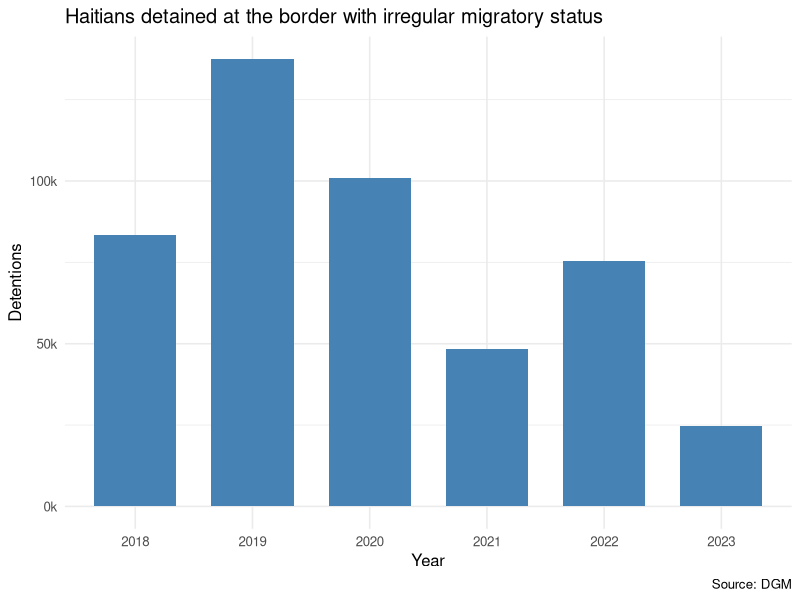
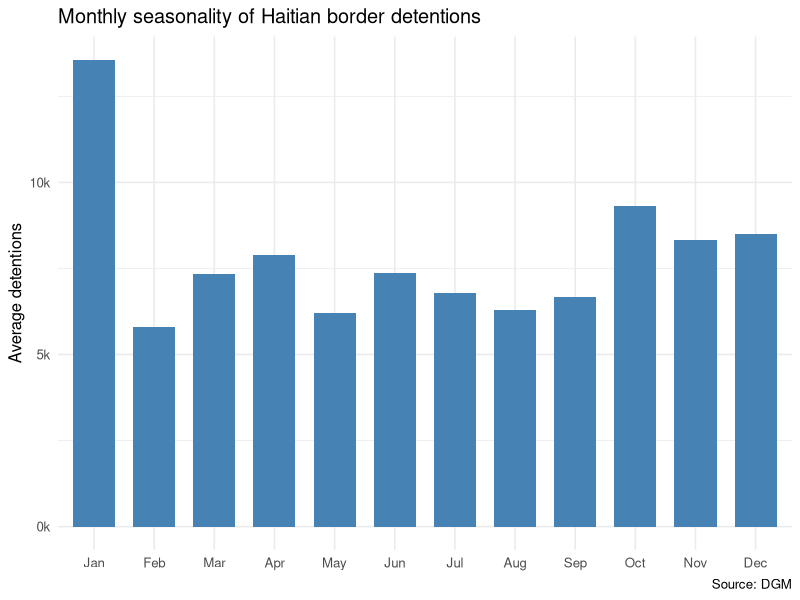
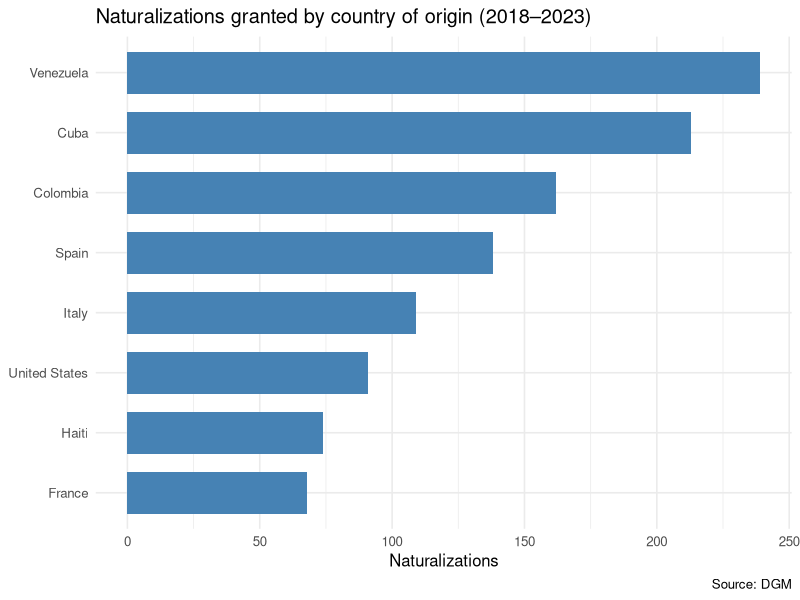
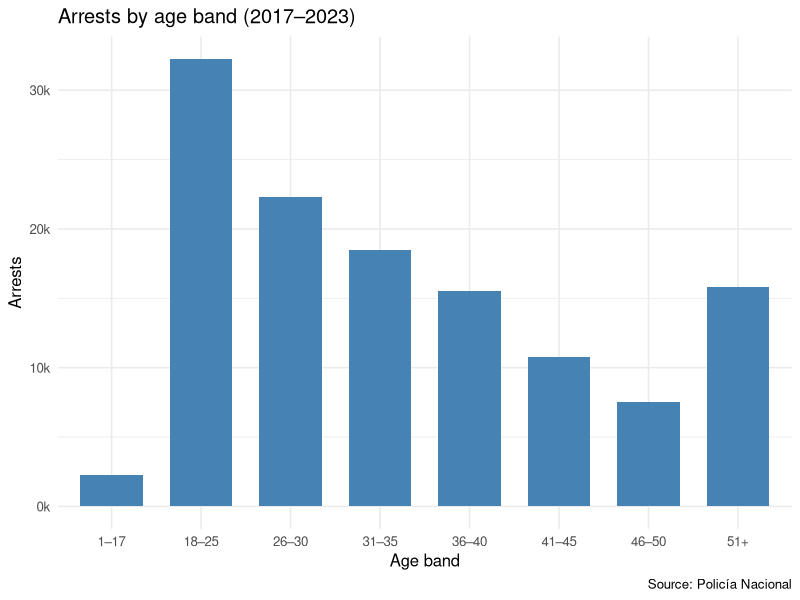
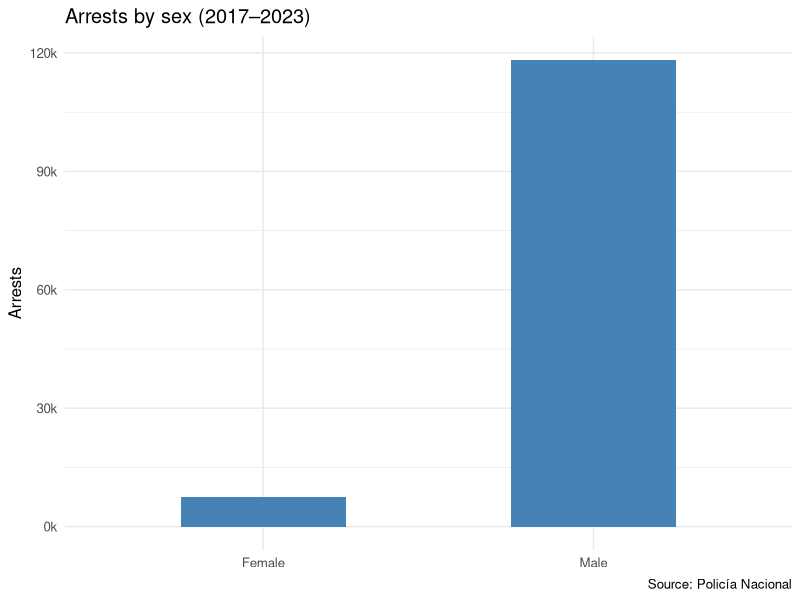
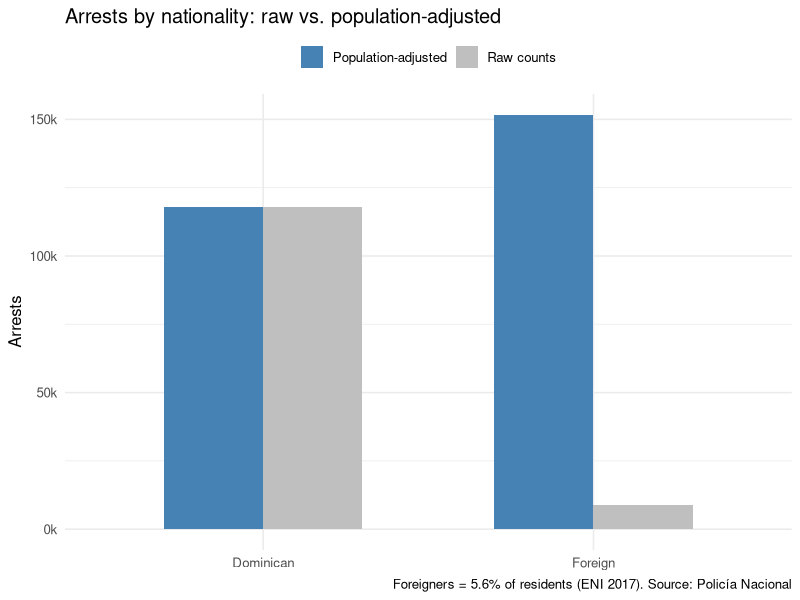
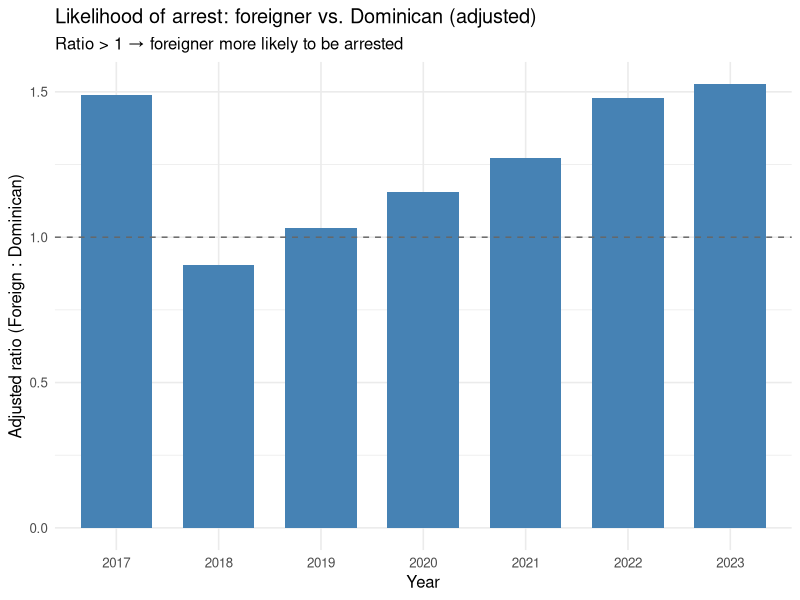

Write R code to recreate these figures, in order.
# Migration descriptive plots — English, single accent color.

library(tidyverse); library(scales)

dir.create("output/figures/descriptive_stats", showWarnings = FALSE, recursive = TRUE)
ACC <- "steelblue"
save_fig <- \(p, f) ggsave(file.path("output/figures/descriptive_stats", f),
                           p, width = 9, height = 5.5, dpi = 200, bg = "white")
kfmt <- scale_y_continuous(labels = label_number(scale = 1e-3, suffix = "k"))

# --- Border detentions (Haitians) ---------------------------------------------
frontera <- read_csv("data/raw/detenidos_frontera.csv", show_col_types = FALSE) |>
  filter(NACIONALIDAD == "Haitiano")

save_fig(frontera |> group_by(year = ANO) |> summarise(n = sum(CANTIDAD)) |>
  ggplot(aes(factor(year), n)) + geom_col(fill = ACC, width = 0.7) + kfmt +
  labs(title = "Haitians detained at the border with irregular migratory status",
       x = "Year", y = "Detentions", caption = "Source: DGM") +
  theme_minimal(base_size = 12), "01_haitians_detained_yearly.png")

months_es <- c("enero","febrero","marzo","abril","mayo","junio","julio","agosto",
               "septiembre","octubre","noviembre","diciembre")
months_en <- c("Jan","Feb","Mar","Apr","May","Jun","Jul","Aug","Sep","Oct","Nov","Dec")

save_fig(frontera |>
  mutate(m = factor(months_en[match(str_to_lower(MES), months_es)], levels = months_en)) |>
  group_by(m) |> summarise(avg = mean(CANTIDAD)) |>
  ggplot(aes(m, avg)) + geom_col(fill = ACC, width = 0.7) + kfmt +
  labs(title = "Monthly seasonality of Haitian border detentions",
       x = NULL, y = "Average detentions", caption = "Source: DGM") +
  theme_minimal(base_size = 12), "02_detentions_by_month.png")

# --- Naturalizations ----------------------------------------------------------
country_en <- c(Colombia="Colombia", Cuba="Cuba", Venezuela="Venezuela", Italia="Italy",
                España="Spain", Haiti="Haiti", Francia="France",
                `Estados Unidos`="United States", Rusia="Russia", China="China",
                Vietnam="Vietnam", Otros="Other")

save_fig(read.csv("data/raw/Naturalizaciones.csv", fileEncoding = "Latin1") |>
  as_tibble() |> filter(!is.na(PAIS), PAIS != "", PAIS != "Otros") |>
  mutate(country = coalesce(country_en[PAIS], PAIS)) |>
  group_by(country) |> summarise(n = sum(CANTIDAD)) |> slice_max(n, n = 8) |>
  ggplot(aes(n, reorder(country, n))) + geom_col(fill = ACC, width = 0.7) +
  labs(title = "Naturalizations granted by country of origin (2018–2023)",
       x = "Naturalizations", y = NULL, caption = "Source: DGM") +
  theme_minimal(base_size = 12), "03_naturalizations_by_country.png")

# --- Arrests ------------------------------------------------------------------
arr <- read.csv("data/raw/arrestos.csv", fileEncoding = "Latin1") |>
  as_tibble() |> rename(attr = 1, n = 2, period = 3, year = 4)

ages_es <- paste0("Edad ", c("1 a 17","18 a 25","26 a 30","31 a 35",
                             "36 a 40","41 a 45","46 a 50","51 a mas"))
ages_en <- c("1–17","18–25","26–30","31–35","36–40","41–45","46–50","51+")

save_fig(arr |> filter(attr %in% ages_es) |>
  group_by(age = factor(ages_en[match(attr, ages_es)], levels = ages_en)) |>
  summarise(n = sum(n)) |>
  ggplot(aes(age, n)) + geom_col(fill = ACC, width = 0.7) + kfmt +
  labs(title = "Arrests by age band (2017–2023)", x = "Age band", y = "Arrests",
       caption = "Source: Policía Nacional") +
  theme_minimal(base_size = 12), "04_arrests_by_age.png")

save_fig(arr |> filter(attr %in% c("Hombres","Mujeres")) |>
  group_by(sex = recode(attr, Hombres = "Male", Mujeres = "Female")) |>
  summarise(n = sum(n)) |>
  ggplot(aes(sex, n)) + geom_col(fill = ACC, width = 0.5) + kfmt +
  labs(title = "Arrests by sex (2017–2023)", x = NULL, y = "Arrests",
       caption = "Source: Policía Nacional") +
  theme_minimal(base_size = 12), "05_arrests_by_sex.png")

# Population adjustment: foreigners are 5.6% of residents (ENI 2017)
ADJ <- (1 - 0.056) / 0.056

nat <- arr |> filter(attr %in% c("Dominicanos","Extranjeros")) |>
  group_by(year, nat = recode(attr, Dominicanos = "Dominican", Extranjeros = "Foreign")) |>
  summarise(n = sum(n), .groups = "drop")

save_fig(nat |> group_by(nat) |> summarise(n = sum(n)) |>
  mutate(adjusted = if_else(nat == "Foreign", n * ADJ, n)) |>
  pivot_longer(c(n, adjusted), names_to = "view") |>
  mutate(view = recode(view, n = "Raw counts", adjusted = "Population-adjusted")) |>
  ggplot(aes(nat, value, fill = view)) + geom_col(position = "dodge", width = 0.6) +
  scale_fill_manual(values = c(`Raw counts` = "grey75", `Population-adjusted` = ACC)) + kfmt +
  labs(title = "Arrests by nationality: raw vs. population-adjusted",
       x = NULL, y = "Arrests", fill = NULL,
       caption = "Foreigners = 5.6% of residents (ENI 2017). Source: Policía Nacional") +
  theme_minimal(base_size = 12) + theme(legend.position = "top"),
  "06_arrests_nationality_adjusted.png")

save_fig(nat |> pivot_wider(names_from = nat, values_from = n) |>
  mutate(ratio = (Foreign * ADJ) / Dominican) |>
  ggplot(aes(factor(year), ratio)) + geom_col(fill = ACC, width = 0.7) +
  geom_hline(yintercept = 1, linetype = "dashed", color = "grey40") +
  labs(title = "Likelihood of arrest: foreigner vs. Dominican (adjusted)",
       subtitle = "Ratio > 1 → foreigner more likely to be arrested",
       x = "Year", y = "Adjusted ratio (Foreign : Dominican)") +
  theme_minimal(base_size = 12), "07_arrest_ratio_by_year.png")
